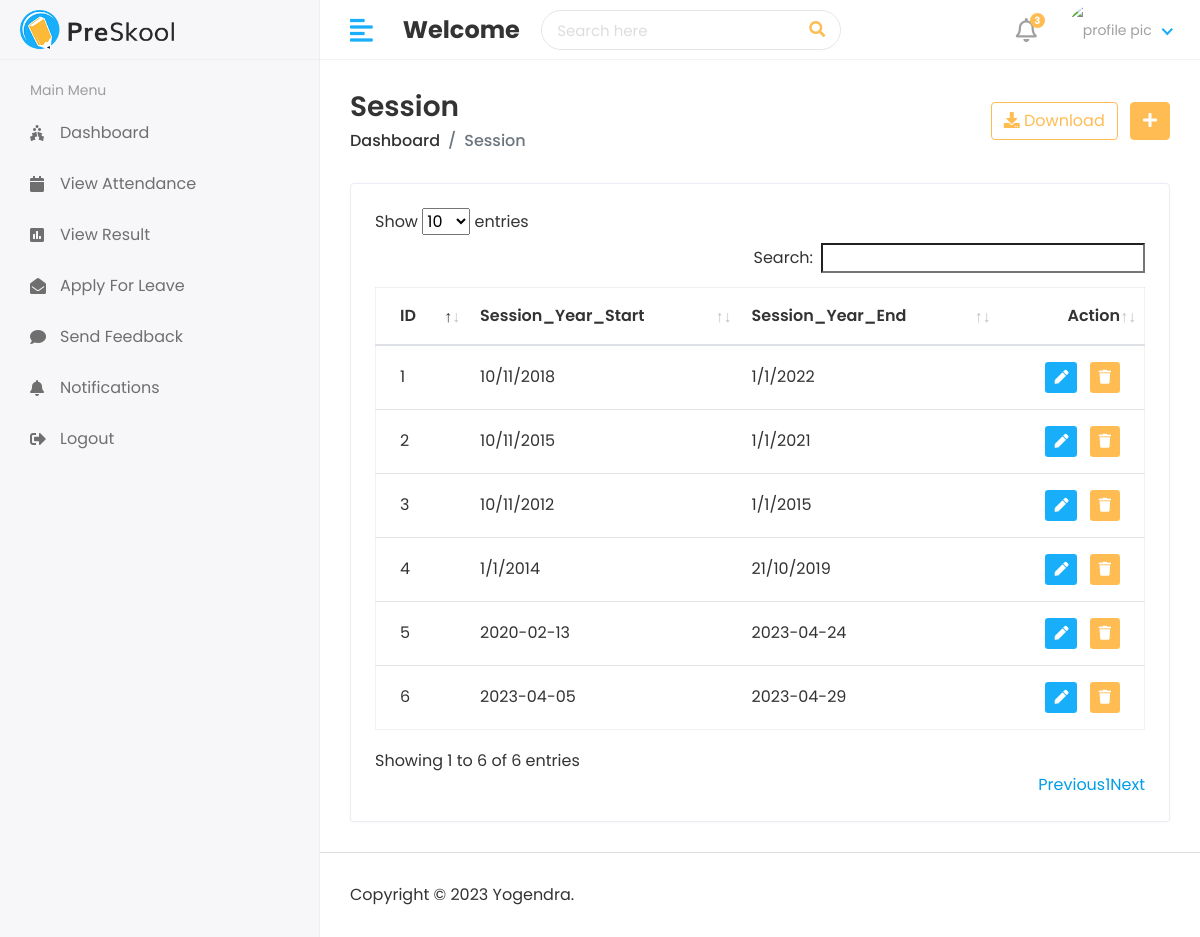
The page /hod/view-session/ on the database its author committed.
### app_attendance_system/models.py (models this page shows, shortened)
class Session_Year(models.Model):
    session_start= models.CharField(max_length=100)
    session_end= models.CharField(max_length=100)

### app_attendance_system/views.py (the view)
# urls.py: path('hod/view-session/', views.ViewSession, name='view-session'),
def ViewSession(request):
    session = Session_Year.objects.all()
    context={
        'session':session
    }
    return render(request,'hod/view_session.html',context)

### templates/hod/view_session.html (shortened to what this page needs)
{% extends "layouts/master.html" %}
{% load static %}
{%block content %}
<div class="content container-fluid">
    <div class="page-header">
       <div class="row align-items-center">
          <div class="col">
             <h3 class="page-title">Session</h3>
             <ul class="breadcrumb">
                <li class="breadcrumb-item"><a href="index.html">Dashboard</a></li>
                <li class="breadcrumb-item active">Session</li>
             </ul>
          </div>
          <div class="col-auto text-right float-right ml-auto">
             <a href="#" class="btn btn-outline-primary mr-2"><i class="fas fa-download"></i> Download</a>
             <a href="add-student.html" class="btn btn-primary"><i class="fas fa-plus"></i></a>
          </div>
       </div>
    </div>
    <div class="row">
       <div class="col-sm-12">
          <div class="card card-table">
             <div class="card-body">
                <div class="table-responsive">
                   <table class="table table-hover table-center mb-0 "  id="table_id">
                      <thead>
                         <tr>
                            <th>ID</th>
                            <th>Session_Year_Start</th>
                            <th>Session_Year_End</th>
                            <th class="text-right">Action</th>
                         </tr>
                      </thead>
                      <tbody>
                        {% for i in session %}
                         <tr>
                            <td>{{ forloop.counter }}</td>
                            <td>{{i.session_start}}</td>
                            <td>{{i.session_end}}</td>
                            <td class="text-right">
                               <div class="actions">
                                  <a href="{% url 'edit-session' i.id%}" class="btn btn-sm bg-success-light mr-2">
                                  <i class="fas fa-pen"></i>
                                  </a>
                                  <a href="{% url 'delete-session' i.id %}" class="btn btn-sm bg-danger-light">
                                  <i class="fas fa-trash"></i>
                                  </a>
                               </div>
                            </td>
                         </tr>
                         {% endfor %}
                      </tbody>
                   </table>
                </div>
             </div>
          </div>
       </div>
    </div>
 </div>
{% endblock %}

### static/assets/css/style.css (style rules this page uses)
html { height: 100%; }
body { background-color: #fff; color: #333; font-family: 'Poppins', sans-serif; font-size: 1rem; height: 100%; line-height: 1.5; overflow-x: hidden; }
h1, h2, h3, h4, h5, h6 { font-family: 'Poppins', sans-serif; margin-top: 0; }
a { color: #009ce7; }
input, button, a { transition: all 0.4s ease; -moz-transition: all 0.4s ease; -o-transition: all 0.4s ease; -ms-transition: all 0.4s ease; -webkit-transition: all 0.4s ease; }
ul, ol { padding: 0px; list-style: none; }
.table { color: #333; max-width: 100%; margin-bottom: 0; width: 100%; }
.table.dataTable { border-collapse: collapse !important; border: 1px solid rgba(0, 0, 0, 0.05); }
.table thead tr th { font-weight: 600; }
.table tbody tr { border-bottom: 1px solid rgba(0, 0, 0, 0.05); }
.table.table-center td, .table.table-center th { vertical-align: middle; }
.card-table .card-body .table > thead > tr > th { border-top: 0; }
.card-table .card-body .table tr td:first-child, .card-table .card-body .table tr th:first-child { padding-left: 1.5rem; }
.card-table .card-body .table tr td:last-child, .card-table .card-body .table tr th:last-child { padding-right: 1.5rem; }
.card-table .table td, .card-table .table th { border-top: 1px solid #e2e5e8; padding: 1rem 0.75rem; white-space: nowrap; }
.btn-primary { background-color: #FFBC53; border: 1px solid #FFBC53; }
.btn-outline-primary { color: #FFBC53; border-color: #FFBC53; }
.card { border: 1px solid #ececf5; box-shadow: 0 1px 3px 0 rgba(0, 0, 0, 0.03); margin-bottom: 1.875rem; }
.card-body { padding: 1.5rem; }
.bg-danger-light { background-color:#FFBC53 !important; color:#fff !important; }
.bg-success-light { background-color: #18aefa; color: #fff; }
.page-wrapper > .content { padding: 1.875rem 1.875rem 0; }
.page-header { margin-bottom: 1.875rem; }
.page-header .breadcrumb { background-color: transparent; color: #6c757d; font-size: 1rem; font-weight: 500; margin-bottom: 0; padding: 0; }
.page-header .breadcrumb a { color: #333; }
.page-title { font-size: 28px; font-weight: 600; color: #333; margin-bottom: 5px; }

### rows shown on the page
Session_Year: session_start "10/11/2018", session_end "1/1/2022"
Session_Year: session_start "10/11/2015", session_end "1/1/2021"
Session_Year: session_start "10/11/2012", session_end "1/1/2015"
Session_Year: session_start "1/1/2014", session_end "21/10/2019"
Session_Year: session_start "2020-02-13", session_end "2023-04-24"
Session_Year: session_start "2023-04-05", session_end "2023-04-29"
